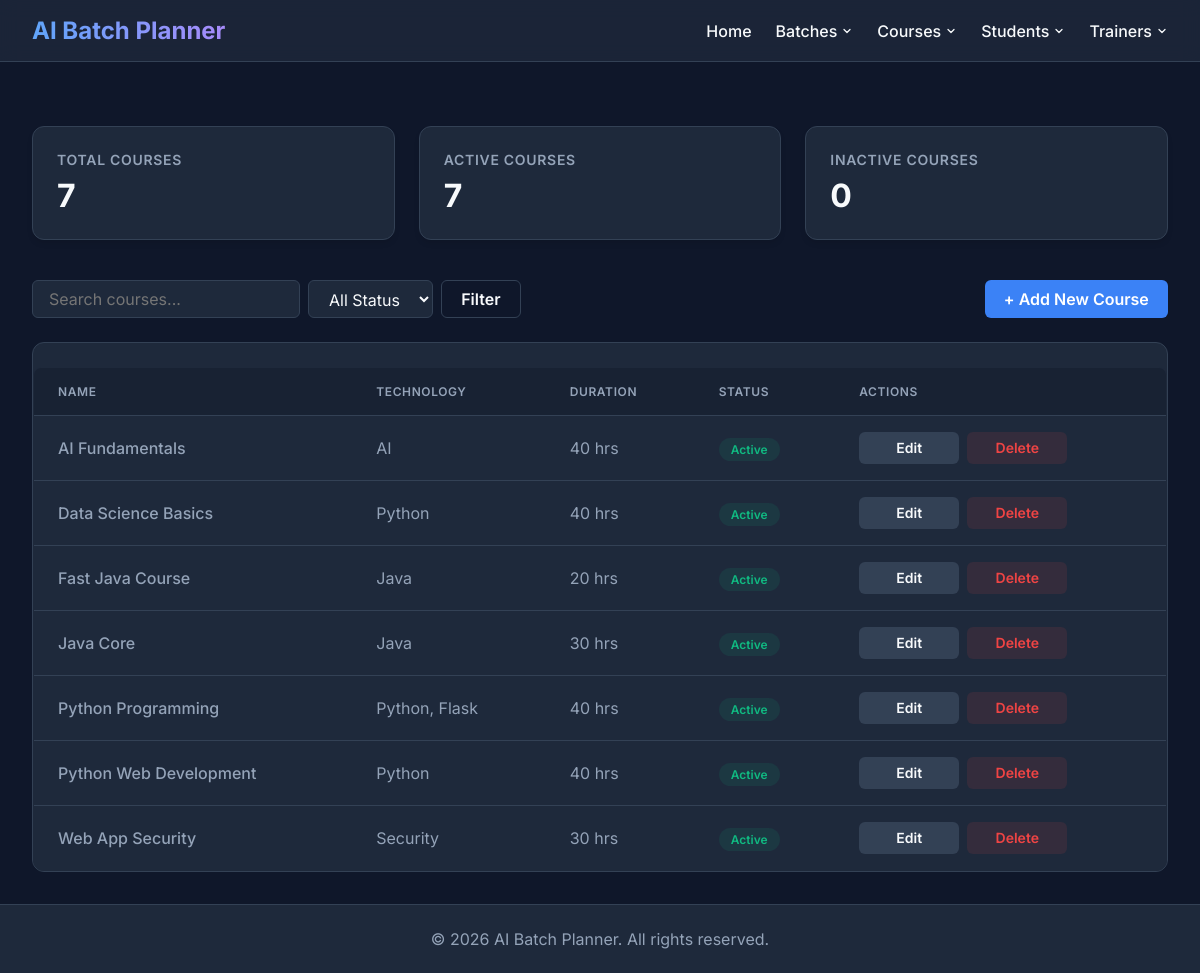
The app's page /courses/, older data.
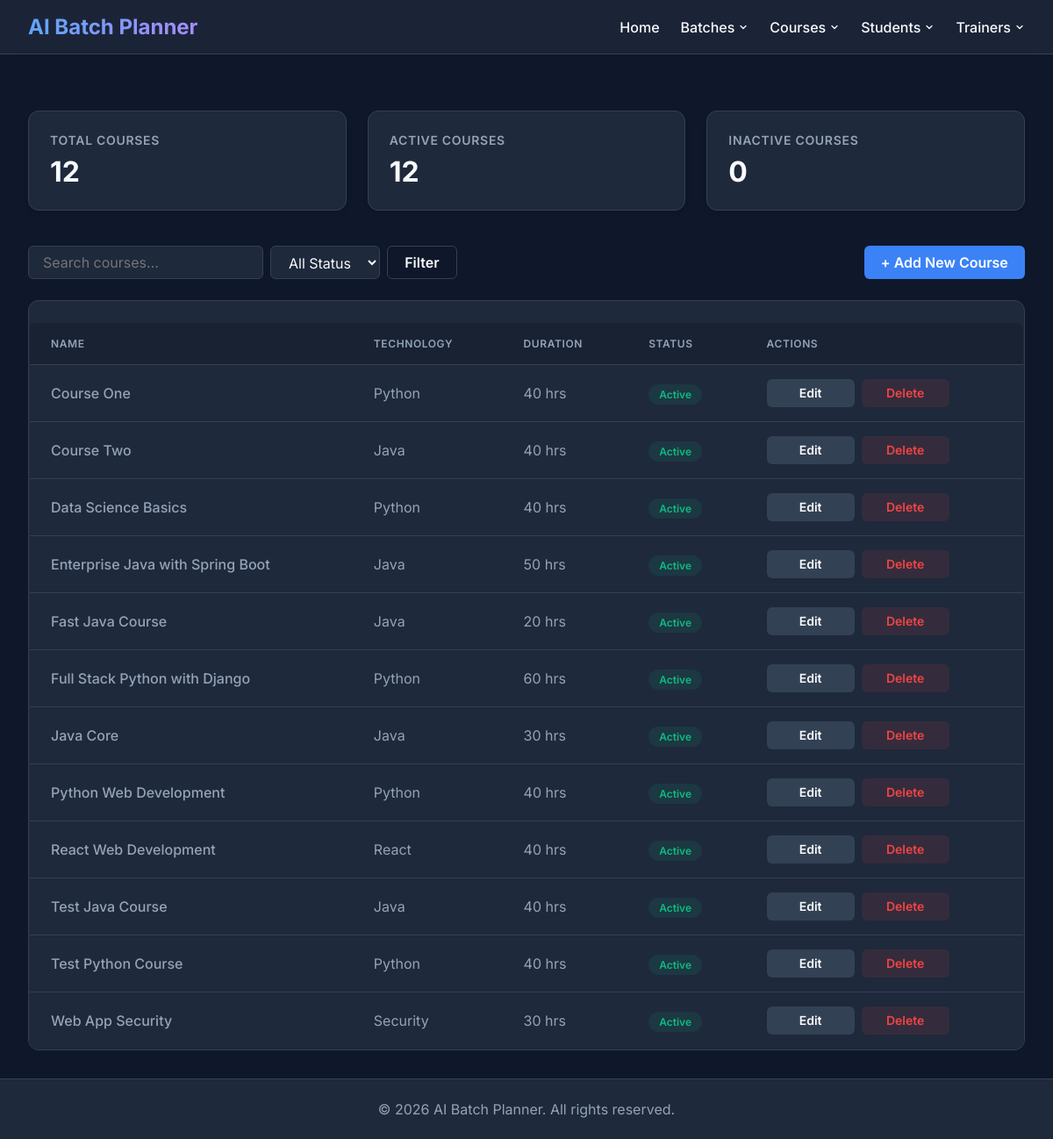
The same page, newer data.
### tables this page shows
CREATE TABLE Course (
    id INTEGER PRIMARY KEY AUTOINCREMENT,

    course_name TEXT NOT NULL UNIQUE,

    technology_stack TEXT NOT NULL,

    duration_hours INTEGER NOT NULL
        CHECK(duration_hours > 0),

    description TEXT,

    status TEXT NOT NULL DEFAULT 'Active'
        CHECK(status IN ('Active', 'Inactive')),

    created_at DATETIME NOT NULL DEFAULT CURRENT_TIMESTAMP,

    updated_at DATETIME NOT NULL DEFAULT CURRENT_TIMESTAMP,

    created_by TEXT,

    updated_by TEXT
);

### routes/course_routes.py (the view)
@course_bp.route('/')
def list_courses():
    keyword = request.args.get('keyword', '').strip()
    status = request.args.get('status', '').strip()
    if keyword or status:
        courses = course_service.filter_courses(status=status, keyword=keyword)
    else:
        courses = course_service.get_all_courses()
    stats = course_service.get_statistics()
    return render_template('courses.html', courses=courses, stats=stats)

### models/course.py (called while the page is built)
    def get_connection(self):
        conn = sqlite3.connect(DB_PATH)
        conn.row_factory = sqlite3.Row
        return conn

    def get_all_courses(self):
        conn = self.get_connection()
        rows = conn.execute("SELECT * FROM Course ORDER BY course_name ASC").fetchall()
        conn.close()
        return [dict(r) for r in rows]

    def get_statistics(self):
        conn=self.get_connection()
        cur=conn.cursor()
        stats={
            "total_courses":cur.execute("SELECT COUNT(*) FROM Course").fetchone()[0],
            "active_courses":cur.execute("SELECT COUNT(*) FROM Course WHERE status='Active'").fetchone()[0],
            "inactive_courses":cur.execute("SELECT COUNT(*) FROM Course WHERE status='Inactive'").fetchone()[0],
            "average_duration":cur.execute("SELECT AVG(duration_hours) FROM Course").fetchone()[0]
        }
        conn.close()
        return stats

### services/course_service.py (called while the page is built)
    def get_all_courses(self):
        return self.course_model.get_all_courses()

    def get_statistics(self):
        return self.course_model.get_statistics()

### templates/courses.html (shortened to what this page needs)
{% extends 'base.html' %}
{% block content %}
<div class="stats-grid">
    <div class="stat-card">
        <div class="stat-title">Total Courses</div>
        <div class="stat-value">{{ stats.total_courses }}</div>
    </div>
    <div class="stat-card">
        <div class="stat-title">Active Courses</div>
        <div class="stat-value">{{ stats.active_courses }}</div>
    </div>
    <div class="stat-card">
        <div class="stat-title">Inactive Courses</div>
        <div class="stat-value">{{ stats.inactive_courses }}</div>
    </div>
</div>
<div class="toolbar">
    <form class="search-form" action="{{ url_for('course_bp.list_courses') }}" method="GET">
        <input type="text" name="keyword" class="input-control" placeholder="Search courses..."
            value="{{ request.args.get('keyword', '') }}">
        <select name="status" class="input-control">
            <option value="">All Status</option>
        </select>
        <button type="submit" class="btn btn-outline">Filter</button>
    </form>
    <a href="{{ url_for('course_bp.create_course') }}" class="btn btn-primary">+ Add New Course</a>
</div>
<div class="table-container">
    <table class="data-table" id="coursesTable">
        <thead>
            <tr>
                <th>Name</th>
                <th>Technology</th>
                <th>Duration</th>
                <th>Status</th>
                <th>Actions</th>
            </tr>
        </thead>
        <tbody>
            {% for course in courses %}
            <tr class="course-row" data-status="{{ course.status }}">
                <td style="font-weight: 500; white-space: nowrap;">{{ course.course_name }}</td>
                <td>{{ course.technology_stack }}</td>
                <td>{{ course.duration_hours }} hrs</td>
                <td>
                    <span
                        class="status-badge {% if course.status == 'Active' %}status-active{% else %}status-inactive{% endif %}">
                        {{ course.status }}
                    </span>
                </td>
                <td>
                    <div class="actions-group">
                        <a href="{{ url_for('course_bp.edit_course', course_id=course.id) }}"
                            class="btn btn-secondary">Edit</a>
                        <form action="{{ url_for('course_bp.delete_course', course_id=course.id) }}" method="POST"
                            class="delete-form">
                            <button type="submit" class="btn btn-danger">Delete</button>
                        </form>
                    </div>
                </td>
            </tr>
            {% else %}
            <tr>
                <td colspan="5" style="text-align: center; color: var(--text-muted); padding: 3rem;">
                    No courses found. Try adjusting your search filters.
                </td>
            </tr>
            {% endfor %}
        </tbody>
    </table>
</div>
{% endblock %}

Row changes from the older to the newer data that the page shows:
removed Course: course_name "AI Fundamentals", technology_stack "AI", duration_hours "40", status "Active"
removed Course: course_name "Python Programming", technology_stack "Python, Flask", duration_hours "40", status "Active"
added Course: course_name "Course One", technology_stack "Python", duration_hours "40", status "Active"
added Course: course_name "Course Two", technology_stack "Java", duration_hours "40", status "Active"
added Course: course_name "Enterprise Java with Spring Boot", technology_stack "Java", duration_hours "50", status "Active"
added Course: course_name "Full Stack Python with Django", technology_stack "Python", duration_hours "60", status "Active"
added Course: course_name "React Web Development", technology_stack "React", duration_hours "40", status "Active"
added Course: course_name "Test Java Course", technology_stack "Java", duration_hours "40", status "Active"
added Course: course_name "Test Python Course", technology_stack "Python", duration_hours "40", status "Active"
Text that changed along with them:
{{ stats.total_courses }}: "7" → "12"
{{ stats.active_courses }}: "7" → "12"
